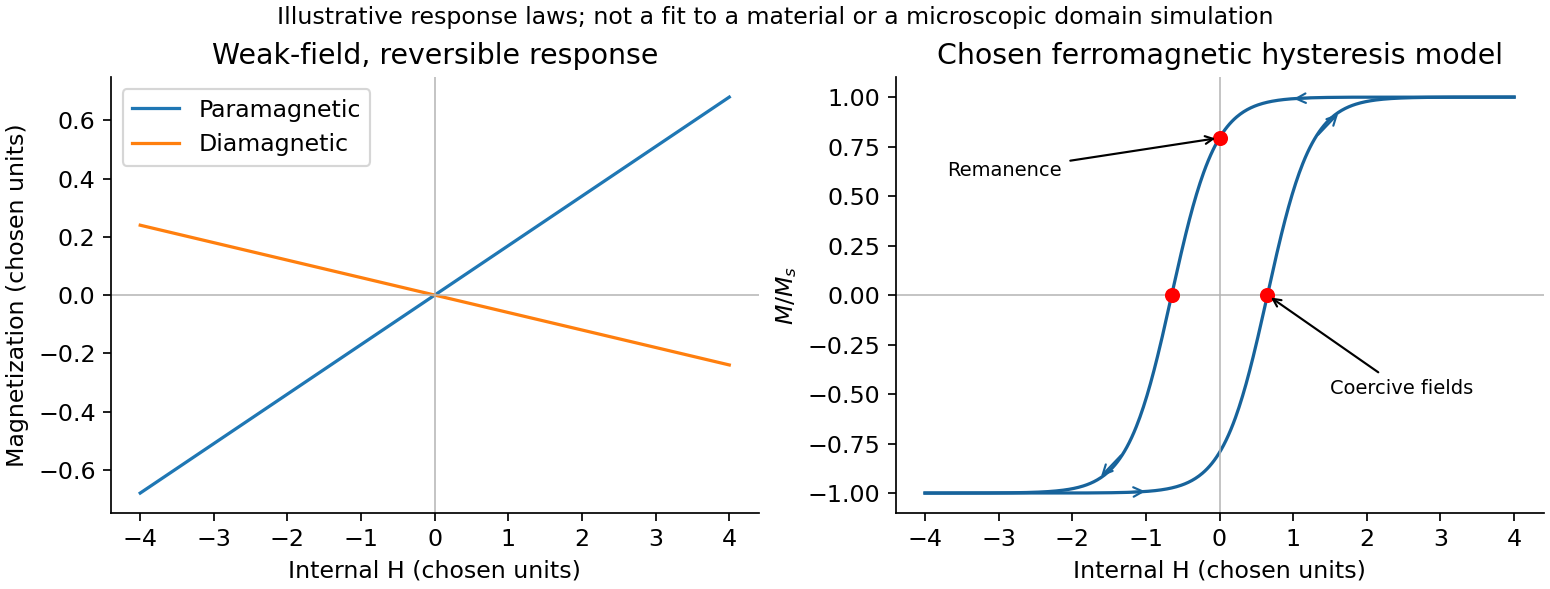

Reproduce this figure in Python.
import numpy as np
import matplotlib
matplotlib.use('Agg')
import matplotlib.pyplot as plt
from matplotlib.patches import Circle,Rectangle
plt.rcParams.update({'font.size':11,'axes.spines.top':False,'axes.spines.right':False,'figure.facecolor':'white','savefig.facecolor':'white'})

h=np.linspace(-4,4,800);fig,ax=plt.subplots(1,2,figsize=(10,3.8),layout='constrained')
ax[0].plot(h,.17*h,label='Paramagnetic');ax[0].plot(h,-.06*h,label='Diamagnetic');ax[0].axhline(0,color='.7',lw=.7);ax[0].axvline(0,color='.7',lw=.7);ax[0].set(xlabel='Internal H (chosen units)',ylabel='Magnetization (chosen units)',title='Weak-field, reversible response');ax[0].legend()
hup=np.linspace(-4,4,500);hdown=hup[::-1];mup=np.tanh((hup-.65)/.6);mdown=np.tanh((hdown+.65)/.6)
ax[1].plot(hup,mup,color='#17639b');ax[1].plot(hdown,mdown,color='#17639b');ax[1].axhline(0,color='.7',lw=.7);ax[1].axvline(0,color='.7',lw=.7)
for xx in [-1.3,1.3]:
 for direction,offset in [(1,-.65),(-1,.65)]:
  x1=xx;x2=xx+.35*direction;ax[1].annotate('',xy=(x2,np.tanh((x2+offset)/.6)),xytext=(x1,np.tanh((x1+offset)/.6)),arrowprops={'arrowstyle':'->','color':'#17639b'})
ax[1].plot([-.65,.65],[0,0],'ro');ax[1].annotate('Coercive fields',xy=(.65,0),xytext=(1.5,-.5),arrowprops={'arrowstyle':'->'},fontsize=9);ax[1].plot(0,np.tanh(.65/.6),'ro');ax[1].annotate('Remanence',xy=(0,np.tanh(.65/.6)),xytext=(-3.7,.6),arrowprops={'arrowstyle':'->'},fontsize=9);ax[1].set(xlabel='Internal H (chosen units)',ylabel=r'$M/M_s$',title='Chosen ferromagnetic hysteresis model')
fig.suptitle('Illustrative response laws; not a fit to a material or a microscopic domain simulation',fontsize=11)
fig.savefig('paper-1-magnetic-response.png',dpi=155)
